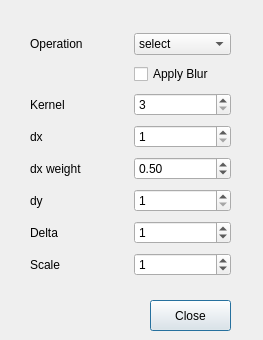
<?xml version="1.0" encoding="UTF-8"?>
<ui version="4.0">
 <class>SobelDialog</class>
 <widget class="QDialog" name="SobelDialog">
  <property name="geometry">
   <rect>
    <x>0</x>
    <y>0</y>
    <width>263</width>
    <height>340</height>
   </rect>
  </property>
  <property name="windowTitle">
   <string>Dialog</string>
  </property>
  <widget class="QPushButton" name="pushButton">
   <property name="geometry">
    <rect>
     <x>150</x>
     <y>300</y>
     <width>81</width>
     <height>31</height>
    </rect>
   </property>
   <property name="text">
    <string>Close</string>
   </property>
  </widget>
  <widget class="QWidget" name="layoutWidget">
   <property name="geometry">
    <rect>
     <x>30</x>
     <y>30</y>
     <width>201</width>
     <height>250</height>
    </rect>
   </property>
   <layout class="QGridLayout" name="gridLayout">
    <item row="0" column="0">
     <widget class="QLabel" name="label">
      <property name="text">
       <string>Operation</string>
      </property>
     </widget>
    </item>
    <item row="0" column="1">
     <widget class="QComboBox" name="SobelComboBox">
      <item>
       <property name="text">
        <string>select</string>
       </property>
      </item>
      <item>
       <property name="text">
        <string>Sobel</string>
       </property>
      </item>
      <item>
       <property name="text">
        <string>Laplacian</string>
       </property>
      </item>
     </widget>
    </item>
    <item row="1" column="1">
     <widget class="QCheckBox" name="sobelApplyBlurCheckBox">
      <property name="text">
       <string>Apply Blur</string>
      </property>
     </widget>
    </item>
    <item row="2" column="0">
     <widget class="QLabel" name="label_4">
      <property name="text">
       <string>Kernel</string>
      </property>
     </widget>
    </item>
    <item row="2" column="1">
     <widget class="QSpinBox" name="SobelKernelspinBox">
      <property name="minimum">
       <number>3</number>
      </property>
      <property name="singleStep">
       <number>2</number>
      </property>
     </widget>
    </item>
    <item row="3" column="0">
     <widget class="QLabel" name="label_5">
      <property name="text">
       <string>dx</string>
      </property>
     </widget>
    </item>
    <item row="3" column="1">
     <widget class="QSpinBox" name="SobelDxSpinBox">
      <property name="minimum">
       <number>1</number>
      </property>
      <property name="maximum">
       <number>2</number>
      </property>
      <property name="value">
       <number>1</number>
      </property>
     </widget>
    </item>
    <item row="4" column="0">
     <widget class="QLabel" name="label_7">
      <property name="text">
       <string>dx weight</string>
      </property>
     </widget>
    </item>
    <item row="4" column="1">
     <widget class="QDoubleSpinBox" name="SobelDxWeightSpinBox">
      <property name="minimum">
       <double>0.100000000000000</double>
      </property>
      <property name="maximum">
       <double>0.900000000000000</double>
      </property>
      <property name="singleStep">
       <double>0.050000000000000</double>
      </property>
      <property name="value">
       <double>0.500000000000000</double>
      </property>
     </widget>
    </item>
    <item row="5" column="0">
     <widget class="QLabel" name="label_6">
      <property name="text">
       <string>dy</string>
      </property>
     </widget>
    </item>
    <item row="5" column="1">
     <widget class="QSpinBox" name="SobelDySpinBox">
      <property name="minimum">
       <number>1</number>
      </property>
      <property name="maximum">
       <number>2</number>
      </property>
      <property name="value">
       <number>1</number>
      </property>
     </widget>
    </item>
    <item row="6" column="0">
     <widget class="QLabel" name="label_3">
      <property name="text">
       <string>Delta</string>
      </property>
     </widget>
    </item>
    <item row="7" column="0">
     <widget class="QLabel" name="label_2">
      <property name="text">
       <string>Scale</string>
      </property>
     </widget>
    </item>
    <item row="7" column="1">
     <widget class="QSpinBox" name="SobelScaleSpinBox">
      <property name="minimum">
       <number>0</number>
      </property>
      <property name="maximum">
       <number>99</number>
      </property>
      <property name="value">
       <number>1</number>
      </property>
     </widget>
    </item>
    <item row="6" column="1">
     <widget class="QSpinBox" name="SobelDeltaSpinBox">
      <property name="minimum">
       <number>0</number>
      </property>
      <property name="maximum">
       <number>99</number>
      </property>
      <property name="value">
       <number>1</number>
      </property>
     </widget>
    </item>
   </layout>
  </widget>
 </widget>
 <resources/>
 <connections/>
</ui>
